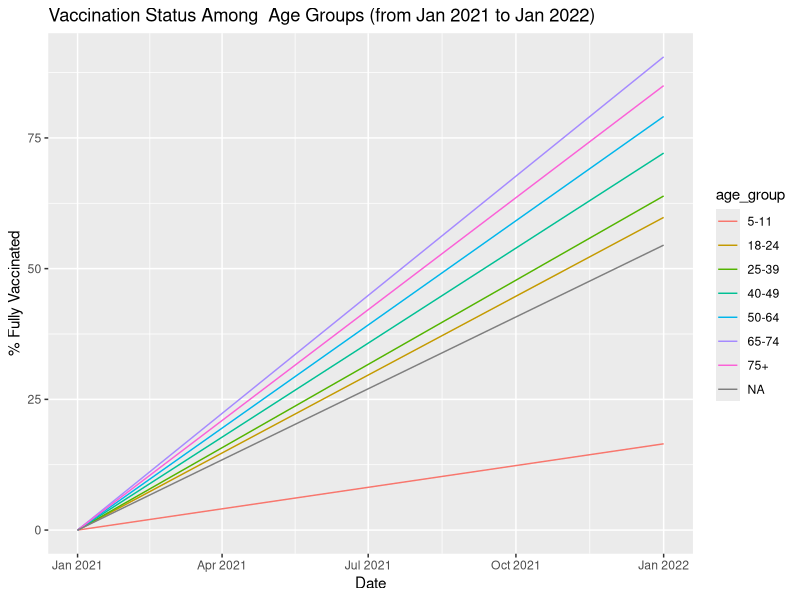

Generate this figure with R:
library(tidyverse)

# vax data ---- 
age_group_levels <- c("<5", "5-11", "<12", "16-17", "18-24", 
                      "25-39", "40-49", "50-64", "65-74", "75+")

vax_data <- read_csv("data/COVID-19_Vaccination_Demographics_in_the_United_States_National (1).csv") %>% 
  filter(str_starts(Demographic_category, "Ages_")) %>% 
  rename(age_group = Demographic_category) %>% 
  mutate(
    Date = as.Date(Date, format = "%m/%d/%Y"),
    age_group=str_remove(age_group, "Ages_"),
    age_group=str_remove(age_group, "_yrs"),
    age_group=str_remove(age_group, "yrs")
  ) %>% 
  filter(!age_group %in% c("<12yrs", "<5yrs", "12-15", "16-17", "<12", "<5")) %>%
  mutate(age_group = factor(age_group, levels = age_group_levels)) %>%
  rename(
    per_vax = Series_Complete_Pop_pct_agegroup, 
    date = Date
  ) %>%
  select(date, age_group, per_vax) %>%
  print()

# vax line graph ----
#vax_line_graph <-

vax_data %>% 
  filter(date == as.Date("2022-01-01") | date == as.Date("2021-01-01")) %>%
  ggplot(aes(x = date, y = per_vax, color = age_group)) +
  labs(y="% Fully Vaccinated", 
       x="Date", 
       title="Vaccination Status Among  Age Groups (from Jan 2021 to Jan 2022)") +
  geom_line() +
  theme_gray(base_size = 16) %>% 
  print()



# cases ----
library(readxl)
cases_by_age <- 
  read_excel("data/Public-Dataset-Age (1).XLSX") %>% 
  select(-c(AR_TOTALPERCENT, AR_NEWCASES, 
            AR_NEWPERCENT, AR_TOTALDEATHS, AR_NEWDEATHS)) %>% 
  rename(date = DATE, age_range=AGE_RANGE, total_cases=AR_TOTALCASES) %>% 
  mutate(date = as.Date(date)) %>% 
  print()

# stat test for cases ----
chisq.test(table(cases_by_age$age_range, cases_by_age$total_cases))


# cases: multiple graphs ----
case_graph <-
cases_by_age %>% 
  filter(date == as.Date("2022-01-31") | date == as.Date("2021-12-01")) %>% 
  ggplot() +
  geom_col(mapping = aes(x = date, y = total_cases),
           fill = "#008B8B") +
  facet_wrap(~ age_range)+
  labs(y="Total Cases", x="Date", title = "COVID-19 Cases in the U.S. (from Dec 2021  to Jan 2022)")+
  theme_gray(base_size = 12)+
  theme(axis.text.x=element_text(size=rel(.8)))
